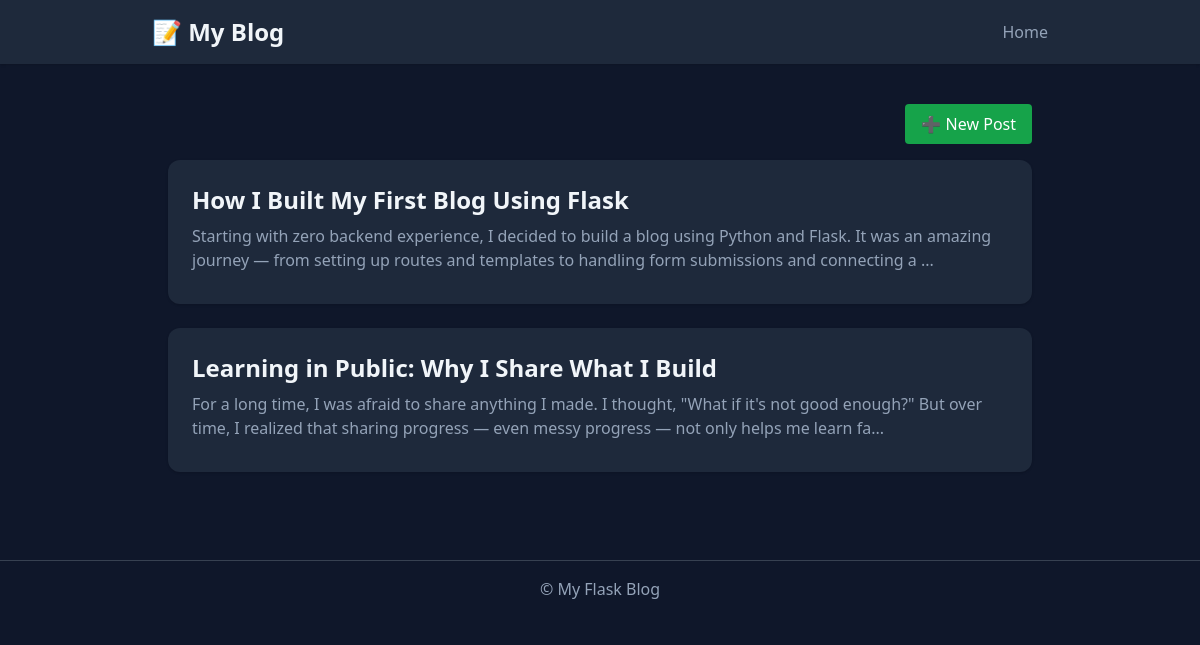
The page / on the database its author committed.
### tables this page shows
CREATE TABLE posts (
            id INTEGER PRIMARY KEY AUTOINCREMENT,
            title TEXT NOT NULL,
            content TEXT NOT NULL
        );

### app.py (the view)
@app.route('/')
def index():
    conn = sqlite3.connect(DB_PATH)
    cursor = conn.cursor()
    cursor.execute('SELECT * FROM posts')
    posts = cursor.fetchall()
    conn.close()
    return render_template('index.html', posts=posts)

### templates/index.html (shortened to what this page needs)
{% extends "base.html" %}
{% block content %}
    <div class="flex justify-end mb-4">
        <a href="{{ url_for('create') }}" class="bg-green-600 hover:bg-green-700 text-white px-4 py-2 rounded">
            ➕ New Post
        </a>
    </div>
    {% for post in posts %}
    <div class="bg-card p-6 rounded-xl mb-6 shadow">
        <h2 class="text-2xl font-semibold mb-2">
            <a href="{{ url_for('post', post_id=post[0]) }}" class="hover:underline">{{ post[1] }}</a>
        </h2>
        <p class="text-subtext mb-2">{{ post[2][:200] }}...</p>
    </div>
    {% endfor %}
{% endblock %}

### templates/base.html (shortened to what this page needs)
<!DOCTYPE html>
<html lang="en">
<head>
    <script src="https://cdn.tailwindcss.com"></script>
</head>
<body class="bg-background text-text min-h-screen font-sans">
    <header class="bg-card p-4 shadow mb-6">
        <div class="max-w-4xl mx-auto flex justify-between items-center">
            <h1 class="text-2xl font-bold">
                <a href="{{ url_for('index') }}" class="hover:underline">📝 My Blog</a>
            </h1>
            <nav>
                <a href="{{ url_for('index') }}" class="text-subtext hover:text-white">Home</a>
            </nav>
        </div>
    </header>
    <main class="max-w-4xl mx-auto p-4">
        {% block content %}{% endblock %}
    </main>
    <footer class="text-center text-subtext mt-12 py-4 border-t border-gray-700">
        &copy; {{ year }} My Flask Blog
    </footer>
</body>
</html>

### rows shown on the page
posts: title "How I Built My First Blog Using Flask", content "Starting with zero backend experience, I decided to build a blog using Python and Flask. It was an amazing journey — from setting up routes and templates to handling form submissions and connecting a"
posts: title "Learning in Public: Why I Share What I Build", content "For a long time, I was afraid to share anything I made. I thought, \"What if it's not good enough?\" But over time, I realized that sharing progress — even messy progress — not only helps me learn fa"
